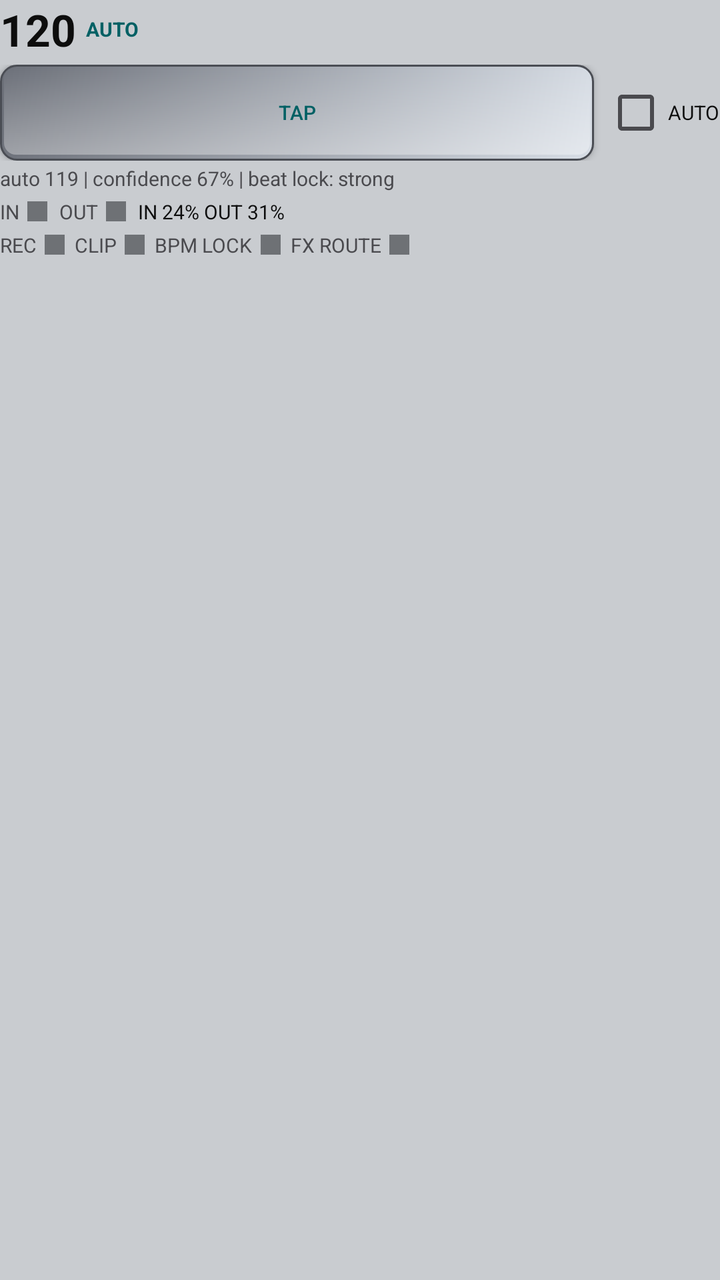
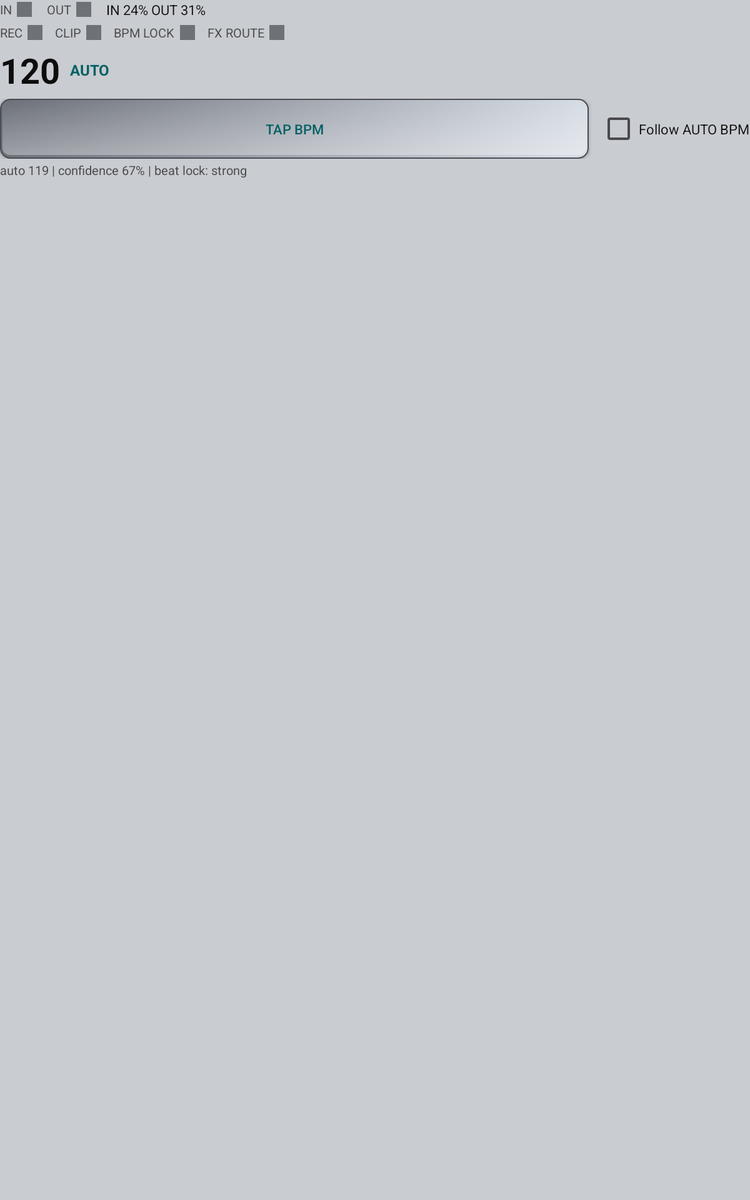

One screen, two layout resources from the same app: the default and the repository's alternative for another configuration. Each is rendered where Android would select it; the XML of both is given below.
<!-- AndroidManifest.xml: application theme Theme.Freekalizer -->
<!-- res/layout/board_top_left_column.xml -->
<?xml version="1.0" encoding="utf-8"?>
<LinearLayout xmlns:android="http://schemas.android.com/apk/res/android"
    xmlns:tools="http://schemas.android.com/tools"
    android:layout_width="match_parent"
    android:layout_height="match_parent"
    android:orientation="vertical">

    <ScrollView
        android:layout_width="match_parent"
        android:layout_height="0dp"
        android:layout_weight="1"
        android:fillViewport="true"
        android:scrollbarStyle="outsideOverlay"
        android:scrollbars="vertical">

        <LinearLayout
            android:layout_width="match_parent"
            android:layout_height="wrap_content"
            android:orientation="vertical">

            <LinearLayout
                android:layout_width="match_parent"
                android:layout_height="wrap_content"
                android:gravity="center_vertical"
                android:orientation="horizontal">

                <TextView
                    android:id="@+id/bpm_value"
                    android:layout_width="wrap_content"
                    android:layout_height="wrap_content"
                    android:text="120"
                    android:textColor="@color/text_primary"
                    android:textSize="@dimen/text_bpm_value"
                    android:textStyle="bold" />

                <TextView
                    android:id="@+id/bpm_auto_indicator"
                    android:layout_width="wrap_content"
                    android:layout_height="wrap_content"
                    android:layout_marginStart="@dimen/margin_column"
                    android:text="AUTO"
                    android:textColor="@color/accent_led_cyan"
                    android:textSize="@dimen/text_bpm_auto"
                    android:textStyle="bold" />
            </LinearLayout>

            <LinearLayout
                android:layout_width="match_parent"
                android:layout_height="wrap_content"
                android:layout_marginTop="@dimen/gap_sm"
                android:gravity="center_vertical"
                android:orientation="horizontal">

                <Button
                    android:id="@+id/bpm_tap"
                    android:layout_width="0dp"
                    android:layout_height="wrap_content"
                    android:layout_weight="1"
                    android:background="@drawable/bg_button_zone"
                    android:text="@string/bpm_tap"
                    android:textColor="@color/accent_led_cyan"
                    android:textSize="@dimen/text_label" />

                <CheckBox
                    android:id="@+id/bpm_auto_follow"
                    android:layout_width="wrap_content"
                    android:layout_height="wrap_content"
                    android:layout_marginStart="@dimen/margin_column"
                    android:text="@string/bpm_auto_follow"
                    android:textColor="@color/text_primary"
                    android:textSize="@dimen/text_label" />
            </LinearLayout>

            <TextView
                android:id="@+id/bpm_status"
                android:layout_width="match_parent"
                android:layout_height="wrap_content"
                android:layout_marginTop="@dimen/gap_xs"
                android:textColor="@color/text_muted"
                android:textSize="@dimen/text_small"
                tools:text="auto 119 | confidence 67% | beat lock: strong" />

            <LinearLayout
                android:layout_width="match_parent"
                android:layout_height="wrap_content"
                android:layout_marginTop="@dimen/gap_sm"
                android:gravity="center_vertical"
                android:orientation="horizontal">

                <TextView
                    android:layout_width="wrap_content"
                    android:layout_height="wrap_content"
                    android:text="IN"
                    android:textColor="@color/text_muted"
                    android:textSize="@dimen/text_small" />

                <View
                    android:id="@+id/led_input_state"
                    android:layout_width="@dimen/led_size"
                    android:layout_height="@dimen/led_size"
                    android:layout_marginStart="@dimen/gap_md"
                    android:background="@color/led_off" />

                <TextView
                    android:layout_width="wrap_content"
                    android:layout_height="wrap_content"
                    android:layout_marginStart="@dimen/margin_led_group"
                    android:text="OUT"
                    android:textColor="@color/text_muted"
                    android:textSize="@dimen/text_small" />

                <View
                    android:id="@+id/led_output_state"
                    android:layout_width="@dimen/led_size"
                    android:layout_height="@dimen/led_size"
                    android:layout_marginStart="@dimen/gap_md"
                    android:background="@color/led_off" />

                <TextView
                    android:id="@+id/meter_status"
                    android:layout_width="wrap_content"
                    android:layout_height="wrap_content"
                    android:layout_marginStart="@dimen/margin_led_group"
                    android:textColor="@color/text_primary"
                    android:textSize="@dimen/text_label"
                    tools:text="IN 24% OUT 31%" />
            </LinearLayout>

            <LinearLayout
                android:layout_width="match_parent"
                android:layout_height="wrap_content"
                android:layout_marginTop="@dimen/gap_sm"
                android:gravity="center_vertical"
                android:orientation="horizontal">

                <TextView
                    android:layout_width="wrap_content"
                    android:layout_height="wrap_content"
                    android:text="REC"
                    android:textColor="@color/text_muted"
                    android:textSize="@dimen/text_small" />

                <View
                    android:id="@+id/led_rec_state"
                    android:layout_width="@dimen/led_size"
                    android:layout_height="@dimen/led_size"
                    android:layout_marginStart="@dimen/gap_md"
                    android:background="@color/led_off" />

                <TextView
                    android:layout_width="wrap_content"
                    android:layout_height="wrap_content"
                    android:layout_marginStart="@dimen/margin_bpm_led"
                    android:text="CLIP"
                    android:textColor="@color/text_muted"
                    android:textSize="@dimen/text_small" />

                <View
                    android:id="@+id/led_clip_state"
                    android:layout_width="@dimen/led_size"
                    android:layout_height="@dimen/led_size"
                    android:layout_marginStart="@dimen/gap_md"
                    android:background="@color/led_off" />

                <TextView
                    android:layout_width="wrap_content"
                    android:layout_height="wrap_content"
                    android:layout_marginStart="@dimen/margin_bpm_led"
                    android:text="BPM LOCK"
                    android:textColor="@color/text_muted"
                    android:textSize="@dimen/text_small" />

                <View
                    android:id="@+id/led_bpm_lock_state"
                    android:layout_width="@dimen/led_size"
                    android:layout_height="@dimen/led_size"
                    android:layout_marginStart="@dimen/gap_md"
                    android:background="@color/led_off" />

                <TextView
                    android:layout_width="wrap_content"
                    android:layout_height="wrap_content"
                    android:layout_marginStart="@dimen/margin_bpm_led"
                    android:text="FX ROUTE"
                    android:textColor="@color/text_muted"
                    android:textSize="@dimen/text_small" />

                <View
                    android:id="@+id/led_fx_route_state"
                    android:layout_width="@dimen/led_size"
                    android:layout_height="@dimen/led_size"
                    android:layout_marginStart="@dimen/gap_md"
                    android:background="@color/led_off" />
            </LinearLayout>
        </LinearLayout>
    </ScrollView>
</LinearLayout>
<!-- resources referenced by this layout -->
<resources>
  <color name="accent_led_cyan">#FF006064</color>
  <color name="led_off">#FF6E7175</color>
  <color name="text_muted">#FF4A4A4E</color>
  <color name="text_primary">#FF0D0D0D</color>
  <dimen name="gap_md">4dp</dimen>
  <dimen name="gap_sm">3dp</dimen>
  <dimen name="gap_xs">2dp</dimen>
  <dimen name="led_size">10dp</dimen>
  <dimen name="margin_bpm_led">5dp</dimen>
  <dimen name="margin_column">5dp</dimen>
  <dimen name="margin_led_group">6dp</dimen>
  <dimen name="text_bpm_auto">10sp</dimen>
  <dimen name="text_bpm_value">22sp</dimen>
  <dimen name="text_label">10sp</dimen>
  <dimen name="text_small">10sp</dimen>
  <!-- drawable bg_button_zone (drawable) -->
  <?xml version="1.0" encoding="utf-8"?>
  <ripple xmlns:android="http://schemas.android.com/apk/res/android"
      android:color="#6688888E">
      <item>
          <layer-list>
              
              <item>
                  <shape android:shape="rectangle">
                      <gradient
                          android:angle="135"
                          android:endColor="#FF6B6F78"
                          android:startColor="#FFD8DEE6"
                          android:type="linear" />
                      <corners android:radius="8dp" />
                      <stroke
                          android:width="1dp"
                          android:color="#FF4A4D54" />
                  </shape>
              </item>
              
              <item
                  android:bottom="3dp"
                  android:left="2dp"
                  android:right="2dp"
                  android:top="1dp">
                  <shape android:shape="rectangle">
                      <gradient
                          android:angle="90"
                          android:endColor="#00FFFFFF"
                          android:startColor="#55FFFFFF"
                          android:type="linear" />
                      <corners android:radius="6dp" />
                  </shape>
              </item>
          </layer-list>
      </item>
  </ripple>
  <string name="bpm_auto_follow">AUTO</string>
  <string name="bpm_tap">TAP</string>
  <style name="Theme.Freekalizer" parent="Theme.AppCompat.DayNight.NoActionBar">
          <item name="android:windowBackground">@color/background_app</item>
          <item name="android:colorBackground">@color/background_app</item>
          <item name="android:textColorPrimary">@color/text_primary</item>
          <item name="android:textColorSecondary">@color/text_muted</item>
          <item name="colorPrimary">@color/accent_led_cyan</item>
          <item name="colorAccent">@color/accent_led_cyan</item>
      </style>
  <color name="background_app">#FFC9CCD0</color>
</resources>
<!-- res/layout-sw600dp/board_top_left_column.xml (the repository's variant of the layout above) -->
<!-- drawn on a 7-inch tablet held upright -->
<?xml version="1.0" encoding="utf-8"?>
<LinearLayout xmlns:android="http://schemas.android.com/apk/res/android"
    xmlns:tools="http://schemas.android.com/tools"
    android:layout_width="match_parent"
    android:layout_height="match_parent"
    android:orientation="vertical">

    <ScrollView
        android:layout_width="match_parent"
        android:layout_height="0dp"
        android:layout_weight="1"
        android:fillViewport="true"
        android:scrollbars="none">

        <LinearLayout
            android:layout_width="match_parent"
            android:layout_height="wrap_content"
            android:orientation="vertical">

            <LinearLayout
                android:layout_width="match_parent"
                android:layout_height="wrap_content"
                android:gravity="center_vertical"
                android:orientation="horizontal">

                <TextView
                    android:layout_width="wrap_content"
                    android:layout_height="wrap_content"
                    android:text="IN"
                    android:textColor="@color/text_muted"
                    android:textSize="@dimen/text_small" />

                <View
                    android:id="@+id/led_input_state"
                    android:layout_width="@dimen/led_size"
                    android:layout_height="@dimen/led_size"
                    android:layout_marginStart="@dimen/gap_md"
                    android:background="@color/led_off" />

                <TextView
                    android:layout_width="wrap_content"
                    android:layout_height="wrap_content"
                    android:layout_marginStart="@dimen/margin_led_group"
                    android:text="OUT"
                    android:textColor="@color/text_muted"
                    android:textSize="@dimen/text_small" />

                <View
                    android:id="@+id/led_output_state"
                    android:layout_width="@dimen/led_size"
                    android:layout_height="@dimen/led_size"
                    android:layout_marginStart="@dimen/gap_md"
                    android:background="@color/led_off" />

                <TextView
                    android:id="@+id/meter_status"
                    android:layout_width="wrap_content"
                    android:layout_height="wrap_content"
                    android:layout_marginStart="@dimen/margin_led_group"
                    android:textColor="@color/text_primary"
                    android:textSize="@dimen/text_label"
                    tools:text="IN 24% OUT 31%" />
            </LinearLayout>

            <LinearLayout
                android:layout_width="match_parent"
                android:layout_height="wrap_content"
                android:layout_marginTop="@dimen/gap_sm"
                android:gravity="center_vertical"
                android:orientation="horizontal">

                <TextView
                    android:layout_width="wrap_content"
                    android:layout_height="wrap_content"
                    android:text="REC"
                    android:textColor="@color/text_muted"
                    android:textSize="@dimen/text_small" />

                <View
                    android:id="@+id/led_rec_state"
                    android:layout_width="@dimen/led_size"
                    android:layout_height="@dimen/led_size"
                    android:layout_marginStart="@dimen/gap_md"
                    android:background="@color/led_off" />

                <TextView
                    android:layout_width="wrap_content"
                    android:layout_height="wrap_content"
                    android:layout_marginStart="@dimen/margin_bpm_led"
                    android:text="CLIP"
                    android:textColor="@color/text_muted"
                    android:textSize="@dimen/text_small" />

                <View
                    android:id="@+id/led_clip_state"
                    android:layout_width="@dimen/led_size"
                    android:layout_height="@dimen/led_size"
                    android:layout_marginStart="@dimen/gap_md"
                    android:background="@color/led_off" />

                <TextView
                    android:layout_width="wrap_content"
                    android:layout_height="wrap_content"
                    android:layout_marginStart="@dimen/margin_bpm_led"
                    android:text="BPM LOCK"
                    android:textColor="@color/text_muted"
                    android:textSize="@dimen/text_small" />

                <View
                    android:id="@+id/led_bpm_lock_state"
                    android:layout_width="@dimen/led_size"
                    android:layout_height="@dimen/led_size"
                    android:layout_marginStart="@dimen/gap_md"
                    android:background="@color/led_off" />

                <TextView
                    android:layout_width="wrap_content"
                    android:layout_height="wrap_content"
                    android:layout_marginStart="@dimen/margin_bpm_led"
                    android:text="FX ROUTE"
                    android:textColor="@color/text_muted"
                    android:textSize="@dimen/text_small" />

                <View
                    android:id="@+id/led_fx_route_state"
                    android:layout_width="@dimen/led_size"
                    android:layout_height="@dimen/led_size"
                    android:layout_marginStart="@dimen/gap_md"
                    android:background="@color/led_off" />
            </LinearLayout>

            <LinearLayout
                android:layout_width="match_parent"
                android:layout_height="wrap_content"
                android:layout_marginTop="@dimen/gap_sm"
                android:gravity="center_vertical"
                android:orientation="horizontal">

                <TextView
                    android:id="@+id/bpm_value"
                    android:layout_width="wrap_content"
                    android:layout_height="wrap_content"
                    android:text="120"
                    android:textColor="@color/text_primary"
                    android:textSize="@dimen/text_bpm_value"
                    android:textStyle="bold" />

                <TextView
                    android:id="@+id/bpm_auto_indicator"
                    android:layout_width="wrap_content"
                    android:layout_height="wrap_content"
                    android:layout_marginStart="@dimen/margin_column"
                    android:text="AUTO"
                    android:textColor="@color/accent_led_cyan"
                    android:textSize="@dimen/text_bpm_auto"
                    android:textStyle="bold" />
            </LinearLayout>

            <LinearLayout
                android:layout_width="match_parent"
                android:layout_height="wrap_content"
                android:layout_marginTop="@dimen/gap_sm"
                android:gravity="center_vertical"
                android:orientation="horizontal">

                <Button
                    android:id="@+id/bpm_tap"
                    android:layout_width="0dp"
                    android:layout_height="wrap_content"
                    android:layout_weight="1"
                    android:background="@drawable/bg_button_zone"
                    android:text="@string/bpm_tap"
                    android:textColor="@color/accent_led_cyan"
                    android:textSize="@dimen/text_label" />

                <CheckBox
                    android:id="@+id/bpm_auto_follow"
                    android:layout_width="wrap_content"
                    android:layout_height="wrap_content"
                    android:layout_marginStart="@dimen/margin_column"
                    android:text="@string/bpm_auto_follow"
                    android:textColor="@color/text_primary"
                    android:textSize="@dimen/text_label" />
            </LinearLayout>

            <TextView
                android:id="@+id/bpm_status"
                android:layout_width="match_parent"
                android:layout_height="wrap_content"
                android:layout_marginTop="@dimen/gap_xs"
                android:textColor="@color/text_muted"
                android:textSize="@dimen/text_small"
                tools:text="auto 119 | confidence 67% | beat lock: strong" />
        </LinearLayout>
    </ScrollView>
</LinearLayout>
<!-- resources referenced by the variant -->
<!-- as a 7-inch tablet held upright resolves them -->
<resources>
  <color name="accent_led_cyan">#FF006064</color>
  <color name="led_off">#FF6E7175</color>
  <color name="text_muted">#FF4A4A4E</color>
  <color name="text_primary">#FF0D0D0D</color>
  <!-- from res/values-sw600dp/ -->
  <dimen name="gap_md">4dp</dimen>
  <!-- from res/values-sw600dp/ -->
  <dimen name="gap_sm">4dp</dimen>
  <!-- from res/values-sw600dp/ -->
  <dimen name="gap_xs">2dp</dimen>
  <!-- from res/values-sw600dp/ -->
  <dimen name="led_size">12dp</dimen>
  <!-- from res/values-sw600dp/ -->
  <dimen name="margin_bpm_led">10dp</dimen>
  <!-- from res/values-sw600dp/ -->
  <dimen name="margin_column">8dp</dimen>
  <!-- from res/values-sw600dp/ -->
  <dimen name="margin_led_group">12dp</dimen>
  <!-- from res/values-sw600dp/ -->
  <dimen name="text_bpm_auto">12sp</dimen>
  <!-- from res/values-sw600dp/ -->
  <dimen name="text_bpm_value">28sp</dimen>
  <!-- from res/values-sw600dp/ -->
  <dimen name="text_label">11sp</dimen>
  <!-- from res/values-sw600dp/ -->
  <dimen name="text_small">10sp</dimen>
  <!-- drawable bg_button_zone (drawable) -->
  <?xml version="1.0" encoding="utf-8"?>
  <ripple xmlns:android="http://schemas.android.com/apk/res/android"
      android:color="#6688888E">
      <item>
          <layer-list>
              
              <item>
                  <shape android:shape="rectangle">
                      <gradient
                          android:angle="135"
                          android:endColor="#FF6B6F78"
                          android:startColor="#FFD8DEE6"
                          android:type="linear" />
                      <corners android:radius="8dp" />
                      <stroke
                          android:width="1dp"
                          android:color="#FF4A4D54" />
                  </shape>
              </item>
              
              <item
                  android:bottom="3dp"
                  android:left="2dp"
                  android:right="2dp"
                  android:top="1dp">
                  <shape android:shape="rectangle">
                      <gradient
                          android:angle="90"
                          android:endColor="#00FFFFFF"
                          android:startColor="#55FFFFFF"
                          android:type="linear" />
                      <corners android:radius="6dp" />
                  </shape>
              </item>
          </layer-list>
      </item>
  </ripple>
  <!-- from res/values-sw600dp/ -->
  <string name="bpm_auto_follow">Follow AUTO BPM</string>
  <!-- from res/values-sw600dp/ -->
  <string name="bpm_tap">TAP BPM</string>
  <style name="Theme.Freekalizer" parent="Theme.AppCompat.DayNight.NoActionBar">
          <item name="android:windowBackground">@color/background_app</item>
          <item name="android:colorBackground">@color/background_app</item>
          <item name="android:textColorPrimary">@color/text_primary</item>
          <item name="android:textColorSecondary">@color/text_muted</item>
          <item name="colorPrimary">@color/accent_led_cyan</item>
          <item name="colorAccent">@color/accent_led_cyan</item>
      </style>
  <color name="background_app">#FFC9CCD0</color>
</resources>
